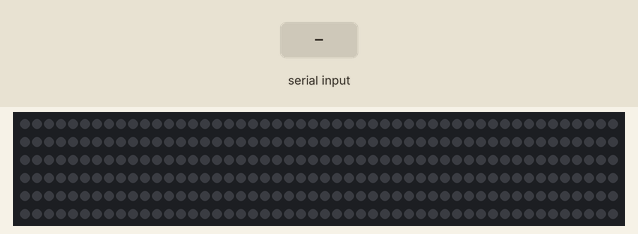
This sketch was run on a simulated Arduino Uno, built with avr-gcc and run on an emulated ATmega328P. On the bench: 300 RGB LEDs in strip order, left to right, continuing on the next row. The test bench sets the inputs (shaded band). Dim RGB values are drawn brighter than linear; what the sketch prints to the serial monitor is not drawn.

Above: at 1.2 s.
1.3 s: byte 0 (0) received over Serial
2.8 s: "1" received over Serial
At 3.56 s:
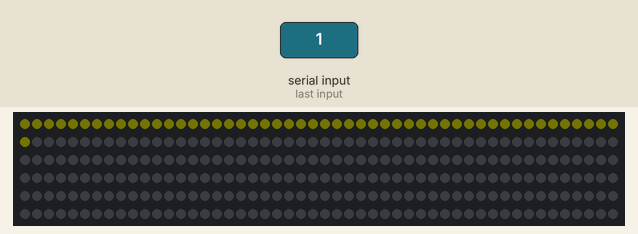
5.2 s: byte 1 (1) received over Serial
At 7.2 s:
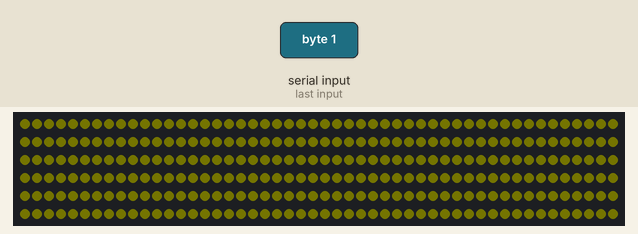
Timing chart, 0 to 8.7 s (numbered marks = the images above; inputs shaded):
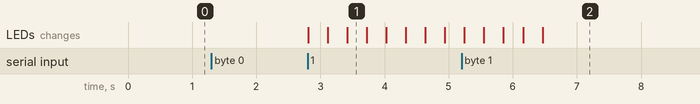

The sketch:

ArduinoStreamReciever.ino
```cpp
#include <FastLED.h>

#define LED_PIN     9
#define NUM_LEDS    300
#define LED_TYPE    WS2812B
#define COLOR_ORDER GRB

CRGB leds[NUM_LEDS];

int pingDelay = 1000;
unsigned long lastPing;

int streamCheckDelay = 5000;
unsigned long lastStreamCheck;

bool readyToRecieve = false;
int serialReadColor = 4;
int serialReadData;
int lastStreamCheckData;

void setup() {
  Serial.begin(115200);
  while(!Serial){
    ;
  }

  FastLED.addLeds<LED_TYPE, LED_PIN, COLOR_ORDER>(leds, NUM_LEDS);
  FastLED.setBrightness(64);
}

void loop() {
  if(readyToRecieve == false && millis() - lastPing > pingDelay){
    lastPing += pingDelay;
    Serial.write(0); //ping the serial
  }

  //Loop to check if the stream hasn't crashed for some reason.
  if(readyToRecieve == true && millis() - lastStreamCheck > streamCheckDelay){
    lastStreamCheck += streamCheckDelay;

    //We know if the last read serialdata is three or four,
    //that the client is idle, or has stopped the stream by choice
    if(lastStreamCheckData == serialReadData && lastStreamCheckData != 3 && lastStreamCheckData != 4){
      readyToRecieve = false;
      return;
    }

    lastStreamCheckData = serialReadData;
  }

  if (Serial.available() > 0) {
    serialReadData = Serial.read();

    //Check if client wants to connnect the stream
    if(readyToRecieve == false && serialReadData == 0){
      readyToRecieve = true;
      Serial.write(1); //Send to client that the connection has been confirmend
      return;
    }

    //Check if client wants to disconnect the stream
    if(readyToRecieve == true && serialReadData == 1){
      readyToRecieve = false;
      return;
    }

    //Check for valid stream data (4 - 256)
    if(readyToRecieve == true && serialReadData >= 4){
      setLed(serialReadData);
      Serial.write(serialReadData); //Send client recieved data
      return;
    }

    //If there's no valid stream data, but the stream is ideling.
    if(readyToRecieve == true && serialReadData <= 3 ){
      setLed(4);
    }
  }

  scrollLed();
}

void setLed(int amp){
    int col = map(amp, 4, 210, 0, 255);

    FastLED.setBrightness(averageBrightness(col));
    leds[0] = CHSV(col, 255, col);

    FastLED.show();
}

void scrollLed(){
  for (int i = NUM_LEDS - 1; i > 0; i--){
    leds[i] = leds[i - 1];
  }
  FastLED.show();
}

long averageBrightness(int M) {
  #define LM_SIZE 10
  static int LM[LM_SIZE];      // LastMeasurements
  static byte index = 0;
  static long sum = 0;
  static byte count = 0;

  // keep sum updated to improve speed.
  sum -= LM[index];
  LM[index] = M;
  sum += LM[index];
  index++;
  index = index % LM_SIZE;
  if (count < LM_SIZE) count++;

  return sum / count;
}
```

Measured:
- after the input at 1.3 s, every drawn part: stays the same
- after the input at 2.8 s, the LEDs: first change at once (image 1 shows a later state)
